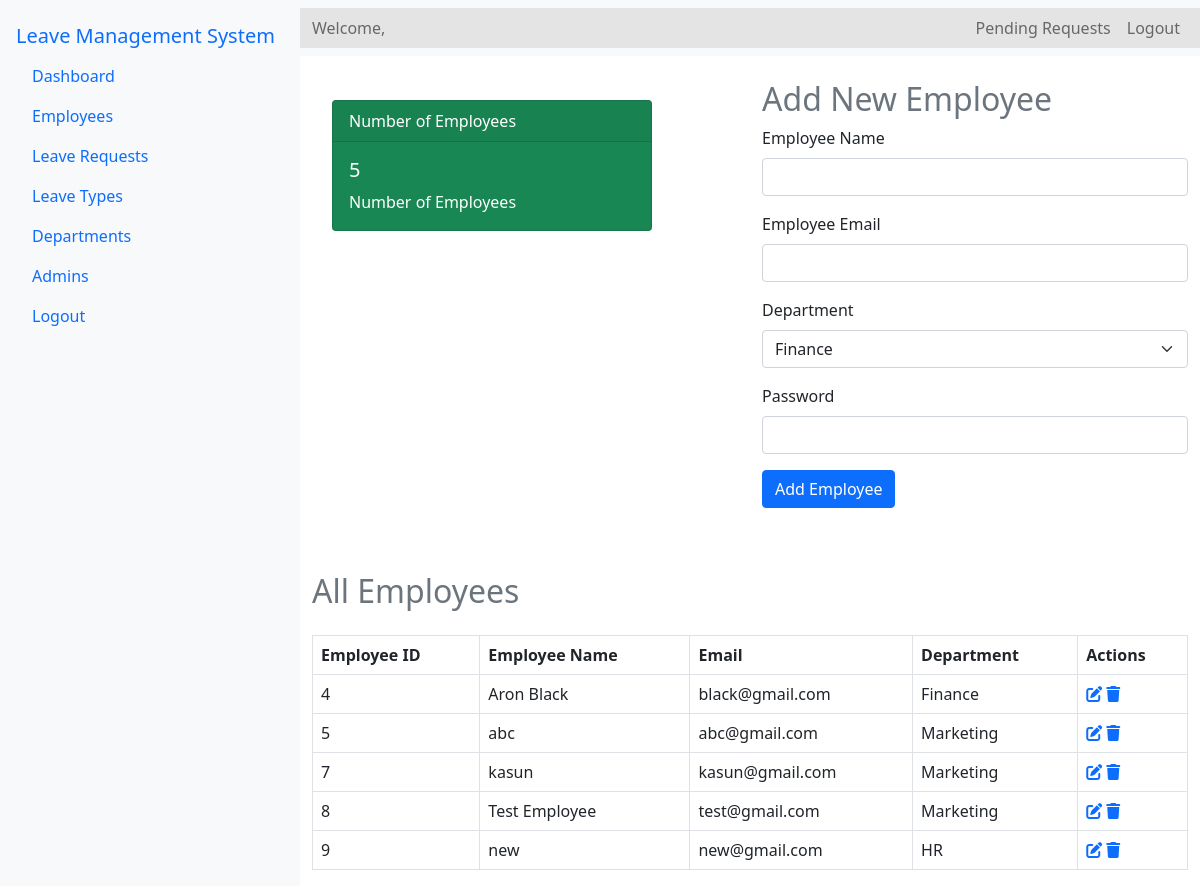
Page /Source/admin/employees.php (signed in) on the earlier database version.
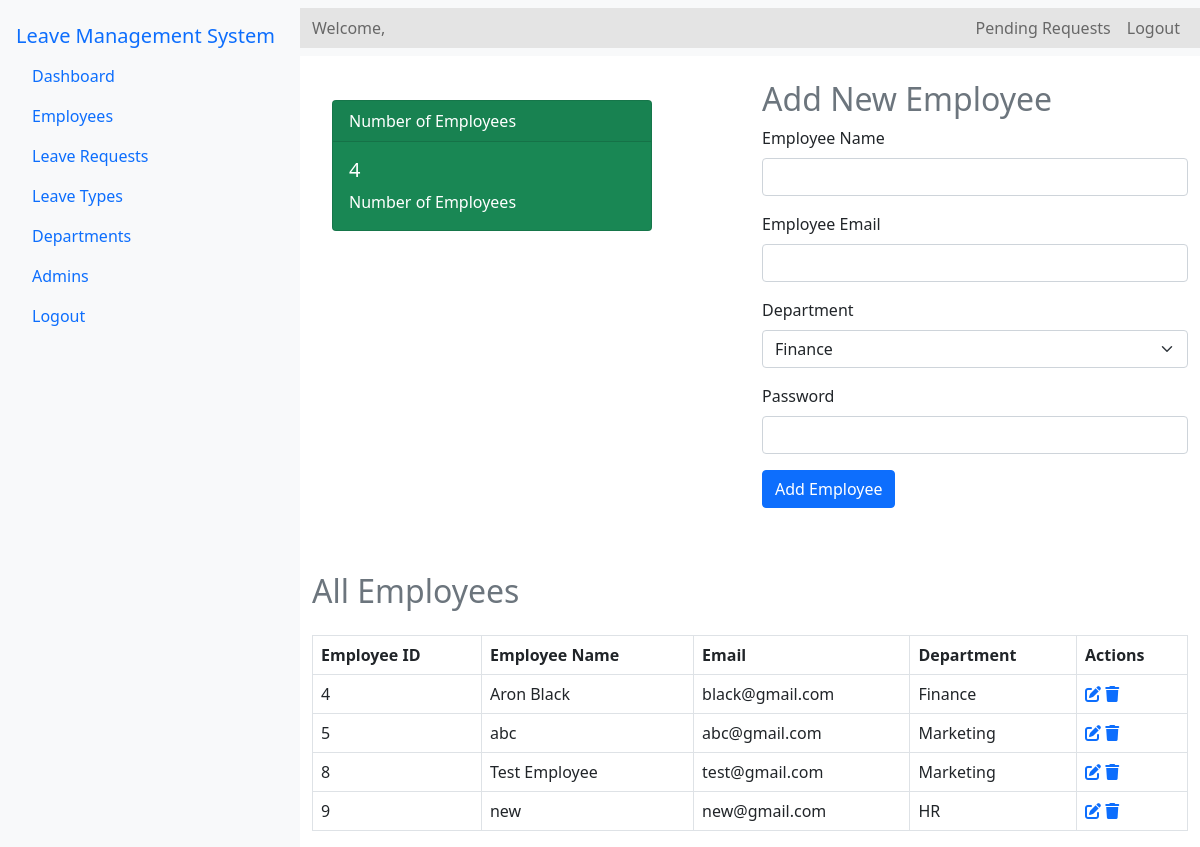
Same page on the later database version.
### tables this page shows
CREATE TABLE `employees` (
  `E_id` int(11) NOT NULL,
  `E_name` varchar(100) NOT NULL,
  `E_email` varchar(100) NOT NULL,
  `E_department` varchar(100) NOT NULL,
  `E_password` varchar(110) NOT NULL
);

### Source/admin/employees.php (the view, shortened to what the changed rows need)
<?php
include '../config.php';
$employees_count_query = "SELECT COUNT(*) as count FROM employees";
$employees_count_result = $conn->query($employees_count_query);
$employees_count = $employees_count_result->fetch_assoc()['count'];
$employees_query = "SELECT * FROM employees";
$employees_result = $conn->query($employees_query);
?>
<!DOCTYPE html>
<html lang="en">
<head>
    <link rel="stylesheet" href="../bootstrap-5.0.2-dist/css/bootstrap.min.css">
    <link rel="stylesheet" href="../css/admin-dashboard.css">
    <link rel="stylesheet" href="https://cdnjs.cloudflare.com/ajax/libs/font-awesome/6.0.0-beta3/css/all.min.css">
    <link rel="stylesheet" href="../css/main.css">
    <link rel="stylesheet" href="../css/spinner.css">
</head>
<body>
<div class="d-flex">
    <div class="flex-grow-1">
        <div class="container mt-4">
            <div class="row">
                <div class="col-md-6" style="max-width: 30rem;">
                <div class="card text-white bg-success mb-3" style="max-width: 20rem;">
                        <div class="card-body">
                            <h5 class="card-title"><?php echo $employees_count; ?></h5>
                            <p class="card-text">Number of Employees</p>
                        </div>
                    </div>
                </div>
                <div class="col-md-6" >
                    <h2 class="text-secondary">Add New Employee</h2>
                </div>
            </div>
            <div class="mt-5">
                <h2 class="text-secondary">All Employees</h2>
                <table class="table table-bordered mt-4">
                    <thead>
                        <tr>
                            <th>Employee ID</th>
                            <th>Employee Name</th>
                            <th>Email</th>
                            <th>Department</th>
                            <th>Actions</th>
                        </tr>
                    </thead>
                    <tbody>
                        <?php while ($row = $employees_result->fetch_assoc()): ?>
                        <tr>
                            <td><?php echo htmlspecialchars($row['E_id']); ?></td>
                            <td><?php echo htmlspecialchars($row['E_name']); ?></td>
                            <td><?php echo htmlspecialchars($row['E_email']); ?></td>
                            <td><?php echo htmlspecialchars($row['E_department']); ?></td>
                            <td>
                                <a href="employee-edit-profile.php?E_id=<?php echo htmlspecialchars($row['E_id']); ?>" ><i class="fas fa-edit"></i></a>
                                <a href="employee-delete.php?E_id=<?php echo htmlspecialchars($row['E_id']); ?>" onclick="return confirm('Are you sure you want to delete this employee?')"><i class="fas fa-trash"></i></a>
                            </td>
                        </tr>
                        <?php endwhile; ?>
                    </tbody>
                </table>
            </div>
        </div>
    </div>
</div>
</body>
</html>

Differences in the rows shown:
removed employees: E_id "7", E_name "kasun", E_email "kasun@gmail.com", E_department "Marketing"
Other differences:
$employees_count: "5" → "4"
